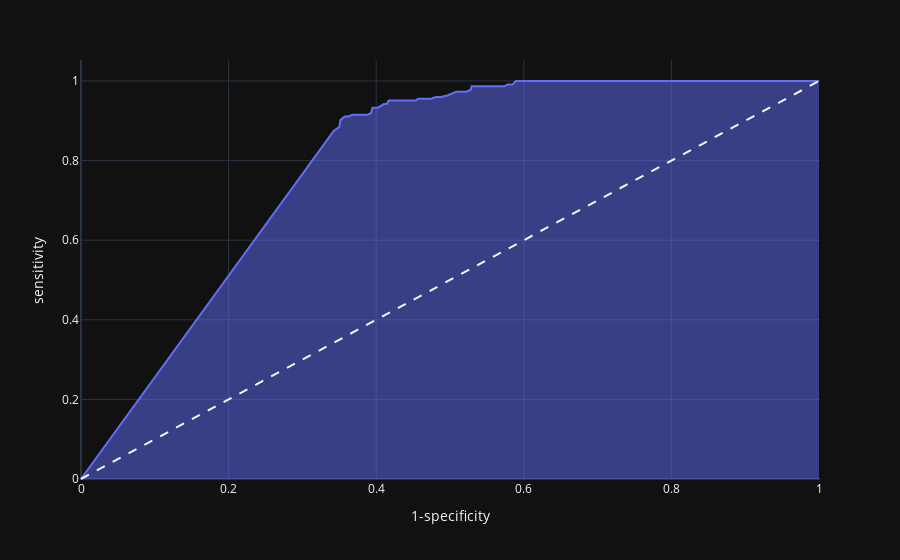

Write notebook code for a chart like this one.
### Code cell
roc_df = calculate_roc(all_metrics_flat["Labels-Value"],
                       all_metrics_flat["Values-Color-Center-V"], true_value="True")
fig = px.area(roc_df,
              x="1-specificity", y="sensitivity",
              hover_data=roc_hover_data,
                 category_orders=category_orders, labels=var_labels, template=plotly_template,
)
fig.add_shape( type="line", line=dict(dash="dash"), x0=0, x1=1, y0=0, y1=1 )
fig.show()
title = "HSV ROC curve - V value"
save_plotly_figure(fig, title)

### Figure 1 — Plotly figure (JSON) as saved in the notebook; plotly's stock layout.template omitted (floating-point values rounded to 4 significant figures; data arrays with more than 128 entries replaced by an {"elided": "..."} marker saying what was removed)
{"data": [{"customdata": {"elided": "1451x1 float values"}, "fillpattern": {"shape": ""}, "hovertemplate": "1-specificity=%{x:0.2%}<br>sensitivity=%{y:0.2%}<br>threshold=%{customdata[0]}<extra></extra>", "legendgroup": "", "line": {"color": "#636efa"}, "marker": {"symbol": "circle"}, "mode": "lines", "name": "", "orientation": "v", "showlegend": false, "stackgroup": "1", "x": {"elided": "1451 float values"}, "xaxis": "x", "y": {"elided": "1451 float values"}, "yaxis": "y", "type": "scatter"}], "layout": {"xaxis": {"anchor": "y", "domain": [0.0, 1.0], "title": {"text": "1-specificity"}}, "yaxis": {"anchor": "x", "domain": [0.0, 1.0], "title": {"text": "sensitivity"}}, "legend": {"tracegroupgap": 0}, "margin": {"t": 60}, "shapes": [{"line": {"dash": "dash"}, "type": "line", "x0": 0, "x1": 1, "y0": 0, "y1": 1}]}}
